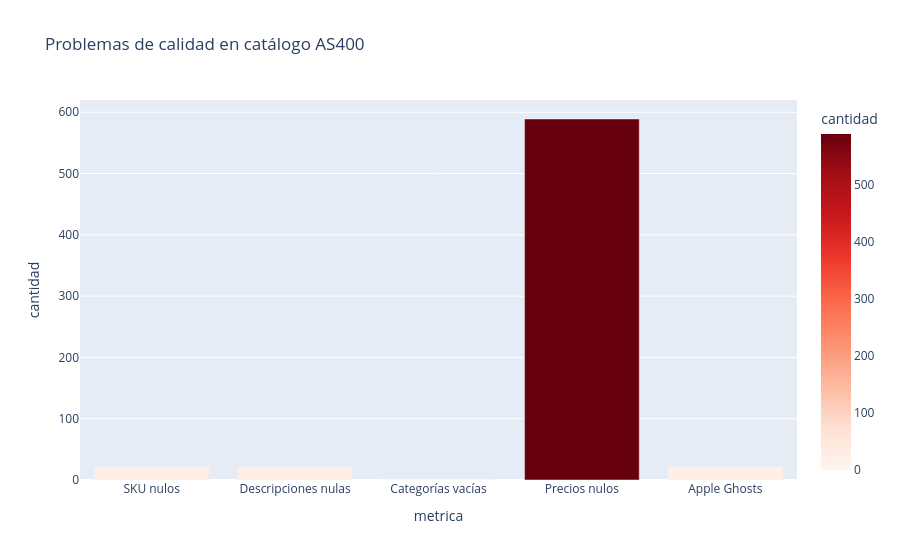

The notebook cell this image was saved under:
### Code cell
import plotly.express as px

quality_metrics = pd.DataFrame({
    "metrica": ["SKU nulos", "Descripciones nulas", "Categorías vacías", "Precios nulos", "Apple Ghosts"],
    "cantidad": [
        products_as400["sku_as400"].isna().sum(),
        products_as400["description_as400"].isna().sum(),
        (products_as400["category_as400"] == "").sum(),
        products_as400["price_as400"].isna().sum(),
        products_as400["is_ghost"].sum()
    ]
})

fig = px.bar(
    quality_metrics,
    x="metrica",
    y="cantidad",
    title="Problemas de calidad en catálogo AS400",
    color="cantidad",
    color_continuous_scale="Reds"
)

fig.show()

### Figure 1 — Plotly figure (JSON) as saved in the notebook; plotly's stock layout.template omitted (floating-point values rounded to 4 significant figures)
{"data": [{"hovertemplate": "metrica=%{x}<br>cantidad=%{marker.color}<extra></extra>", "legendgroup": "", "marker": {"color": [22, 22, 0, 589, 22], "coloraxis": "coloraxis", "pattern": {"shape": ""}}, "name": "", "orientation": "v", "showlegend": false, "textposition": "auto", "type": "bar", "x": ["SKU nulos", "Descripciones nulas", "Categorías vacías", "Precios nulos", "Apple Ghosts"], "xaxis": "x", "y": [22, 22, 0, 589, 22], "yaxis": "y"}], "layout": {"barmode": "relative", "coloraxis": {"colorbar": {"title": {"text": "cantidad"}}, "colorscale": [[0, "rgb(255,245,240)"], [0.125, "rgb(254,224,210)"], [0.25, "rgb(252,187,161)"], [0.375, "rgb(252,146,114)"], [0.5, "rgb(251,106,74)"], [0.625, "rgb(239,59,44)"], [0.75, "rgb(203,24,29)"], [0.875, "rgb(165,15,21)"], [1, "rgb(103,0,13)"]]}, "legend": {"tracegroupgap": 0}, "title": {"text": "Problemas de calidad en catálogo AS400"}, "xaxis": {"anchor": "y", "domain": [0, 1], "title": {"text": "metrica"}}, "yaxis": {"anchor": "x", "domain": [0, 1], "title": {"text": "cantidad"}}}}
